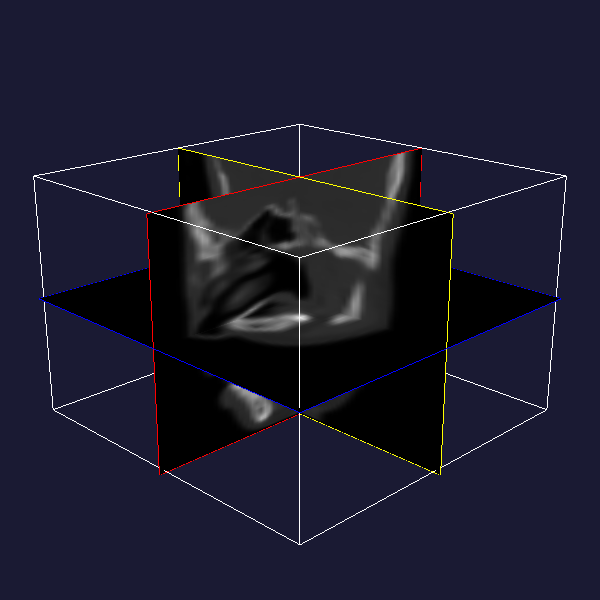

The Python source for this figure:
#!/usr/bin/env python
# Demonstrate vtkImagePlaneWidget with three orthogonal planes on volume data.

import vtkmodules.vtkInteractionStyle  # noqa: F401
import vtkmodules.vtkRenderingFreeType  # noqa: F401
import vtkmodules.vtkRenderingOpenGL2  # noqa: F401

import os

from vtkmodules.vtkCommonDataModel import vtkImageData
from vtkmodules.vtkFiltersModeling import vtkOutlineFilter
from vtkmodules.vtkIOImage import vtkVolume16Reader
from vtkmodules.vtkInteractionWidgets import vtkImagePlaneWidget
from vtkmodules.vtkRenderingCore import (
    vtkActor,
    vtkCellPicker,
    vtkPolyDataMapper,
    vtkRenderWindow,
    vtkRenderWindowInteractor,
    vtkRenderer,
)

# Dataset
data_dir = os.environ.get("VPE_DATA_DIR", os.path.dirname(os.path.abspath(__file__)))
volume_reader = vtkVolume16Reader()
volume_reader.SetDataDimensions(64, 64)
volume_reader.SetDataByteOrderToLittleEndian()
volume_reader.SetFilePrefix(os.path.join(data_dir, "headsq", "quarter"))
volume_reader.SetImageRange(1, 93)
volume_reader.SetDataSpacing(3.2, 3.2, 1.5)
volume_reader.Update()

x_min, x_max, y_min, y_max, z_min, z_max = volume_reader.GetExecutive().GetWholeExtent(
    volume_reader.GetOutputInformation(0)
)
img_data = volume_reader.GetOutput()

# Create a copy of the image data to demonstrate that
# vtkImagePlaneWidget works correctly with user-created vtkImageData
my_img_data = vtkImageData()
my_img_data.SetDimensions(img_data.GetDimensions())
my_img_data.SetExtent(img_data.GetExtent())
my_img_data.SetSpacing(img_data.GetSpacing())
my_img_data.SetOrigin(img_data.GetOrigin())
my_img_data.SetScalarType(img_data.GetScalarType(), my_img_data.GetInformation())
my_img_data.GetPointData().SetScalars(img_data.GetPointData().GetScalars())
img_data = my_img_data

# Filter + Mapper + Actor: outline
outline = vtkOutlineFilter()
outline.SetInputData(img_data)

outline_mapper = vtkPolyDataMapper()
outline_mapper.SetInputConnection(outline.GetOutputPort())

outline_actor = vtkActor()
outline_actor.SetMapper(outline_mapper)

# Renderer
renderer = vtkRenderer()
renderer.AddActor(outline_actor)
renderer.SetBackground(0.1, 0.1, 0.2)

# Render window
render_window = vtkRenderWindow()
render_window.AddRenderer(renderer)
render_window.SetWindowName("image plane widget")
render_window.SetMultiSamples(0)
render_window.SetSize(600, 600)

# Interactor
interactor = vtkRenderWindowInteractor()
interactor.SetRenderWindow(render_window)

# Shared picker for the three plane widgets
picker = vtkCellPicker()
picker.SetTolerance(0.005)

# Widget: X-axis image plane (red)
plane_widget_x = vtkImagePlaneWidget()
plane_widget_x.DisplayTextOn()
plane_widget_x.SetInputData(img_data)
plane_widget_x.SetPlaneOrientationToXAxes()
plane_widget_x.SetSliceIndex(32)
plane_widget_x.SetPicker(picker)
plane_widget_x.SetKeyPressActivationValue("x")
plane_widget_x.GetPlaneProperty().SetColor(1, 0, 0)
plane_widget_x.SetInteractor(interactor)
plane_widget_x.On()

# Widget: Y-axis image plane (yellow)
plane_widget_y = vtkImagePlaneWidget()
plane_widget_y.DisplayTextOn()
plane_widget_y.SetInputData(img_data)
plane_widget_y.SetPlaneOrientationToYAxes()
plane_widget_y.SetSliceIndex(32)
plane_widget_y.SetPicker(picker)
plane_widget_y.SetKeyPressActivationValue("y")
plane_widget_y.GetPlaneProperty().SetColor(1, 1, 0)
plane_widget_y.SetLookupTable(plane_widget_x.GetLookupTable())
plane_widget_y.SetInteractor(interactor)
plane_widget_y.On()

# Widget: Z-axis image plane (blue)
plane_widget_z = vtkImagePlaneWidget()
plane_widget_z.DisplayTextOn()
plane_widget_z.SetInputData(img_data)
plane_widget_z.SetPlaneOrientationToZAxes()
plane_widget_z.SetSliceIndex(46)
plane_widget_z.SetPicker(picker)
plane_widget_z.SetKeyPressActivationValue("z")
plane_widget_z.GetPlaneProperty().SetColor(0, 0, 1)
plane_widget_z.SetLookupTable(plane_widget_x.GetLookupTable())
plane_widget_z.SetInteractor(interactor)
plane_widget_z.On()

# Scene
renderer.ResetCamera()
camera = renderer.GetActiveCamera()
camera.Elevation(110)
camera.SetViewUp(0, 0, -1)
camera.Azimuth(45)
renderer.ResetCameraClippingRange()

interactor.Initialize()
interactor.Start()
